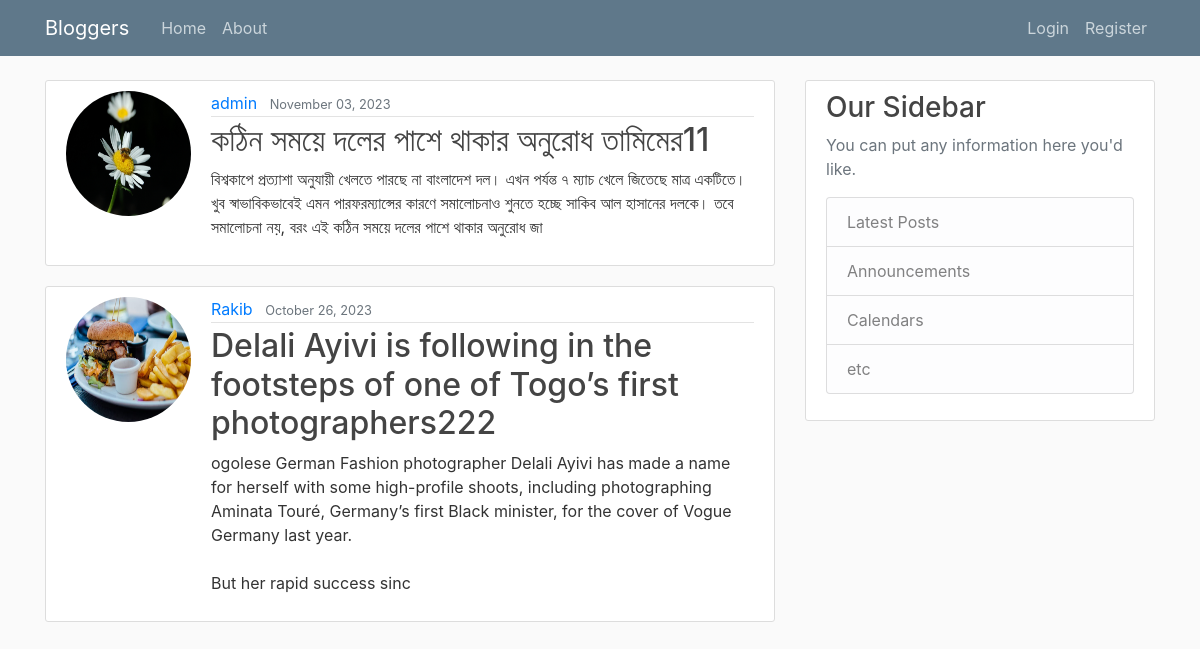
Before: / with the older database file.
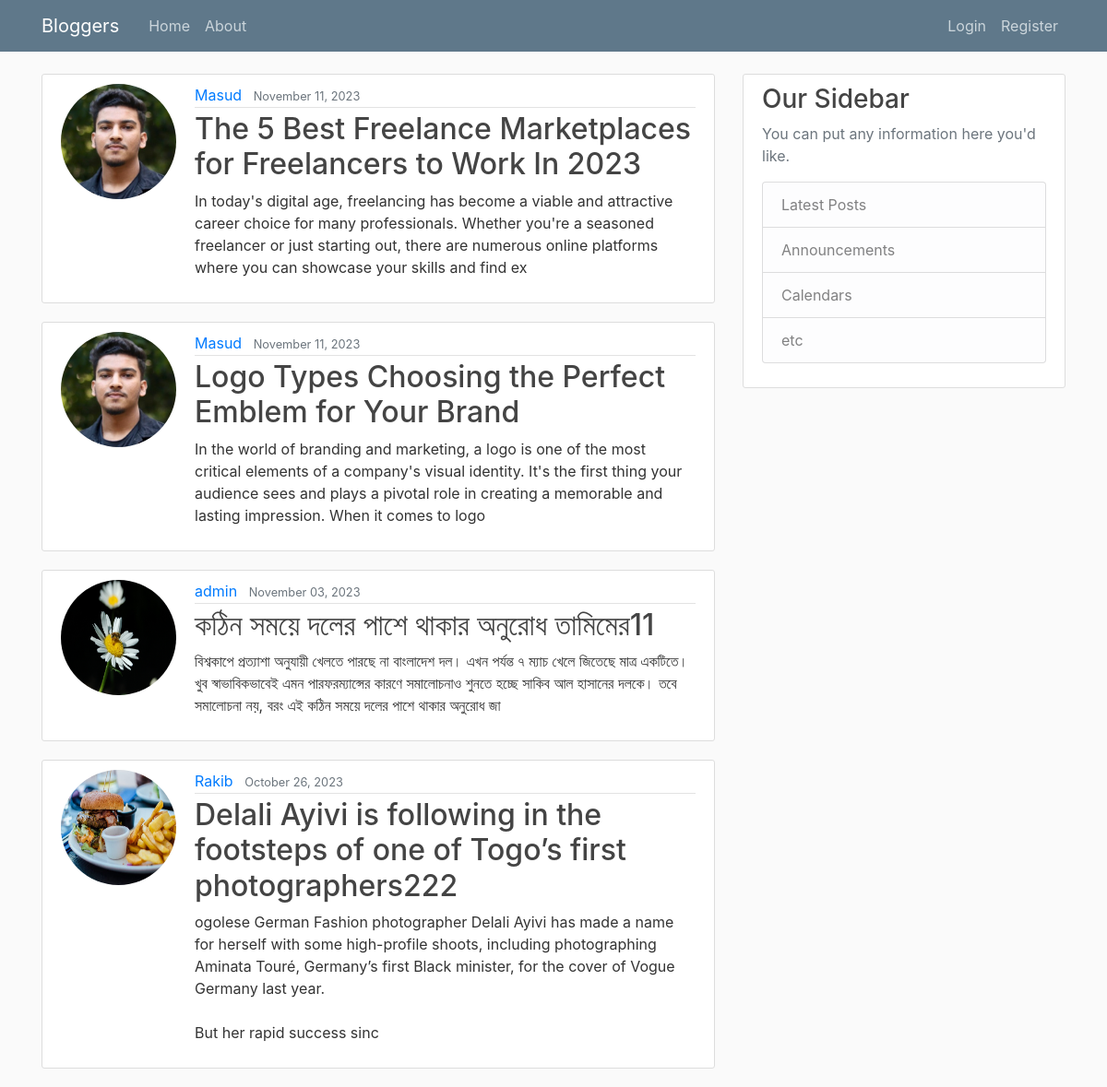
After: the same page with the newer database file.
### blog/models.py (models this page shows, shortened)
class Post(models.Model):
    title = models.CharField(max_length=150)
    content = models.TextField()
    date_posted = models.DateTimeField(default=timezone.now)
    author = models.ForeignKey(User, on_delete=models.CASCADE)

### users/models.py (models this page shows)
class Profile(models.Model):
    user = models.OneToOneField(User, on_delete=models.CASCADE)
    image = models.ImageField(default='default.jpg', upload_to='profile_pics')

### blog/views.py (the view)
# urls.py: path('', PostListView.as_view(), name="blog-home"),
class PostListView(ListView):
    model = Post
    template_name = 'blog/home.html'
    context_object_name = 'posts'
    ordering = ['-date_posted']

### blog/templates/blog/home.html
{% extends "blog/base.html" %}
{% block content %}
{% for post in posts %}
<article class="media content-section">
    <img class="rounded-circle account-img" src="{{ post.author.profile.image.url }}">
    <div class="media-body">
        <div class="article-metadata">
            <a class="mr-2" href="#">{{ post.author }}</a>
            <small class="text-muted">{{ post.date_posted|date:"F d, Y" }}</small>
        </div>
        <h2><a class="article-title" href="{% url 'post-detail' post.id %}">{{ post.title }}</a></h2>
        <p class="article-content">{{ post.content|slice:":250" }}</p>
    </div>
</article>
{% endfor %}
{% endblock %}

### blog/templates/blog/base.html (shortened to what this page needs)
{% load static %}
<!DOCTYPE html>
<html lang="en">
<head>
    <link rel="stylesheet" href="https://cdn.jsdelivr.net/npm/bootstrap@4.4.1/dist/css/bootstrap.min.css"
>
    <link rel="stylesheet" type="text/css" href="{% static 'blog/main.css' %}">
</head>
<body>
<header class="site-header">
    <nav class="navbar navbar-expand-md navbar-dark bg-steel fixed-top">
        <div class="container">
            <a class="navbar-brand mr-4" href="/">Bloggers</a>
            <div class="collapse navbar-collapse" id="navbarToggle">
                <div class="navbar-nav mr-auto">
                    <a class="nav-item nav-link" href="{% url 'blog-home' %}">Home</a>
                    <a class="nav-item nav-link" href="{% url 'blog-about' %}">About</a>
                </div>
                <div class="navbar-nav">
                    {% if user.is_authenticated %}
                    <a class="nav-item nav-link" href="{% url 'post-create' %}">New Post</a>
                    <a class="nav-item nav-link" href="{% url 'profile' %}">Profile</a>
                    <a class="nav-item nav-link" href="{% url 'logout' %}">Logout</a>
                    {% else %}
                    <a class="nav-item nav-link" href="{% url 'login' %}">Login</a>
                    <a class="nav-item nav-link" href="{% url 'register' %}">Register</a>
                    {% endif %}
                </div>
            </div>
        </div>
    </nav>
</header>
<main role="main" class="container">
    <div class="row">
        <div class="col-md-8">
            {% block content %}{% endblock %}
        </div>
        <div class="col-md-4">
            <div class="content-section">
                <h3>Our Sidebar</h3>
                <p class='text-muted'>You can put any information here you'd like.
                <ul class="list-group">
                    <li class="list-group-item list-group-item-light">Latest Posts</li>
                    <li class="list-group-item list-group-item-light">Announcements</li>
                    <li class="list-group-item list-group-item-light">Calendars</li>
                    <li class="list-group-item list-group-item-light">etc</li>
                </ul>
                </p>
            </div>
        </div>
    </div>
</main>
</body>
</html>

### blog/static/blog/main.css (style rules this page uses)
body { background: #fafafa; color: #333333; margin-top: 5rem; }
h1, h2, h3, h4, h5, h6 { color: #444444; }
ul { margin: 0; }
.bg-steel { background-color: #5f788a; }
.site-header .navbar-nav .nav-link { color: #cbd5db; }
.content-section { background: #ffffff; padding: 10px 20px; border: 1px solid #dddddd; border-radius: 3px; margin-bottom: 20px; }
.article-title { color: #444444; }
.article-content { white-space: pre-line; }
.article-metadata { padding-bottom: 1px; margin-bottom: 4px; border-bottom: 1px solid #e3e3e3 }
.account-img { height: 125px; width: 125px; margin-right: 20px; margin-bottom: 16px; }

Changed rows visible on the page:
added Post: author.profile.image (picture), author "Masud", date_posted "November 11, 2023", title "The 5 Best Freelance Marketplaces for Freelancers to Work In 2023", content "In today's digital age, freelancing has become a viable and attractive career choice for many professionals. Whether you're a seasoned freelancer or just starting out, there are numerous online platforms where you can showcase your skills and find ex"
added Post: author.profile.image (picture), author "Masud", date_posted "November 11, 2023", title "Logo Types Choosing the Perfect Emblem for Your Brand", content "In the world of branding and marketing, a logo is one of the most critical elements of a company's visual identity. It's the first thing your audience sees and plays a pivotal role in creating a memorable and lasting impression. When it comes to logo"
